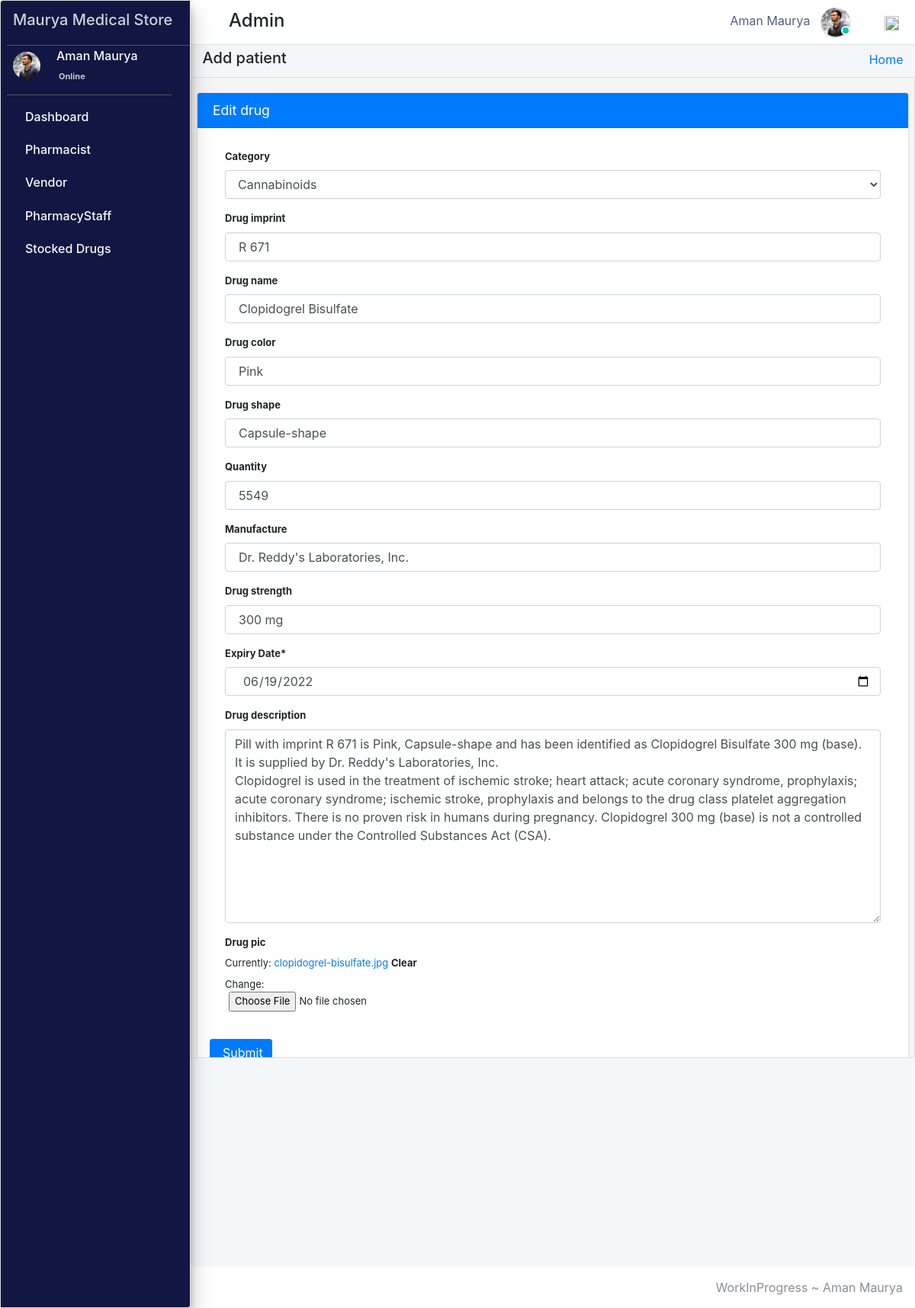
/admin_user/edit_drug/5/ (signed in), run on an earlier commit of the app's database.
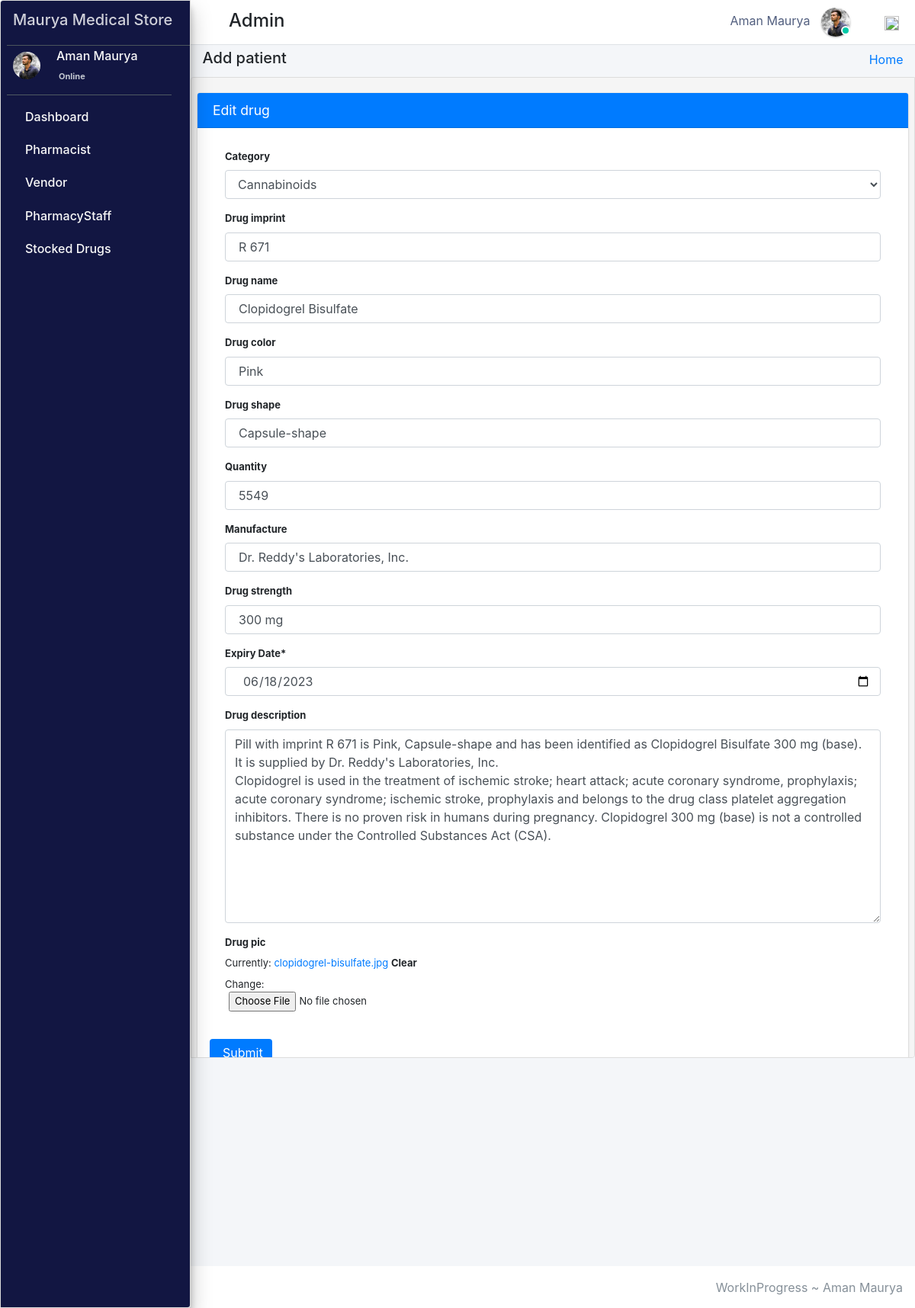
And on a later commit of the database.
### pharmacy/models.py (models this page shows, shortened)
class Stock(models.Model):
    category = models.ForeignKey(Category,null=True,on_delete=models.CASCADE,blank=True)
    drug_imprint=models.CharField(max_length=6 ,blank=True, null=True)
    drug_name = models.CharField(max_length=50, blank=True, null=True)
    drug_color = models.CharField(max_length=50, blank=True, null=True)
    drug_shape = models.CharField(max_length=50, blank=True, null=True)
    quantity = models.IntegerField(default='0', blank=True, null=True)
    receive_quantity = models.IntegerField(default='0', blank=True, null=True)
    reorder_level = models.IntegerField(default='0', blank=True, null=True)
    manufacture= models.CharField(max_length=50, blank=True, null=True)
    last_updated = models.DateTimeField(auto_now_add=False, auto_now=True)
    timestamp = models.DateTimeField(auto_now_add=True, auto_now=False)
    drug_strength= models.CharField(max_length=10, blank=True, null=True)
    valid_from = models.DateTimeField(blank=True, null=True,default=timezone.now)
    valid_to = models.DateTimeField(blank=False, null=True)
    drug_description=models.TextField(blank=True,max_length=1000,null=True)
    drug_pic=models.ImageField(default="images2.png",null=True,blank=True)
    objects = ExpiredManager()

### pharmacy/HODViews.py (the view, shortened to what this page needs)
# urls.py: path('admin_user/edit_drug/<pk>/', HODViews.editStock, name="edit_drug"),
def editStock(request,pk):
    drugs=Stock.objects.get(id=pk)
    form=StockForm(request.POST or None,instance=drugs)
    context={
        "drugs":drugs,
         "form":form,
         "title":"Edit Stock"
    }
    return render(request,'hod_templates/edit_drug.html',context)

### pharmacy/forms.py
class StockForm(forms.ModelForm):
    valid_to= forms.DateField(label="Expiry Date", widget=DateInput(attrs={"class":"form-control"}))
    class Meta:
        model=Stock
        fields='__all__'
        exclude=['valid_from','reorder_level','receive_quantity', 'prescrip_drug_acess']

### pharmacy/LoginCheckMiddleWare.py (called while the page is built, shortened)
    def process_view(self, request, view_func, view_args, view_kwargs):
        modulename = view_func.__module__
        user = request.user
        if user.is_authenticated:
            if user.user_type == "1":
                if modulename == "pharmacy.HODViews":
                    pass
                elif modulename == "":
                    pass
                elif modulename == "pharmacy.views" or modulename == "django.views.static":
                    pass
                else:
                    pass
            else:
                return redirect("login")
        else:
            if request.path == reverse("login"):
                pass
            else:
                return redirect("login")

### pharmacy/models.py (called while the page is built)
    def __str__(self):
        return str(self.name)

### pharmacy/templates/hod_templates/edit_drug.html (shortened to what this page needs)
{% extends 'hod_templates/base_template.html'%}
{% load crispy_forms_tags %}
{% block page_title %}
<h5>Add patient</h5>
{% endblock page_title %}
{% block main_content %}
<section class="content">
    <div class="row">
            <div class="col-md-12">
                <div class="card card-primary">
                <div class="card-header">
                    <h3 class="card-title">Edit drug</h3>
                </div>
                <form  method="POST" style="font-size:13px;" class='px-3 py-2'>
                        <div class="card-body">
                         {{form|crispy}}
                        </div>
                        <input type="submit" class="btn btn-primary" >
                    </form>
                </div>
            </div>
        </div>
</section>
{% endblock main_content %}

What changed in the data, as far as the page shows it:
changed Stock "Cannabinoids": valid_to "06/19/2022" → "06/18/2023"
